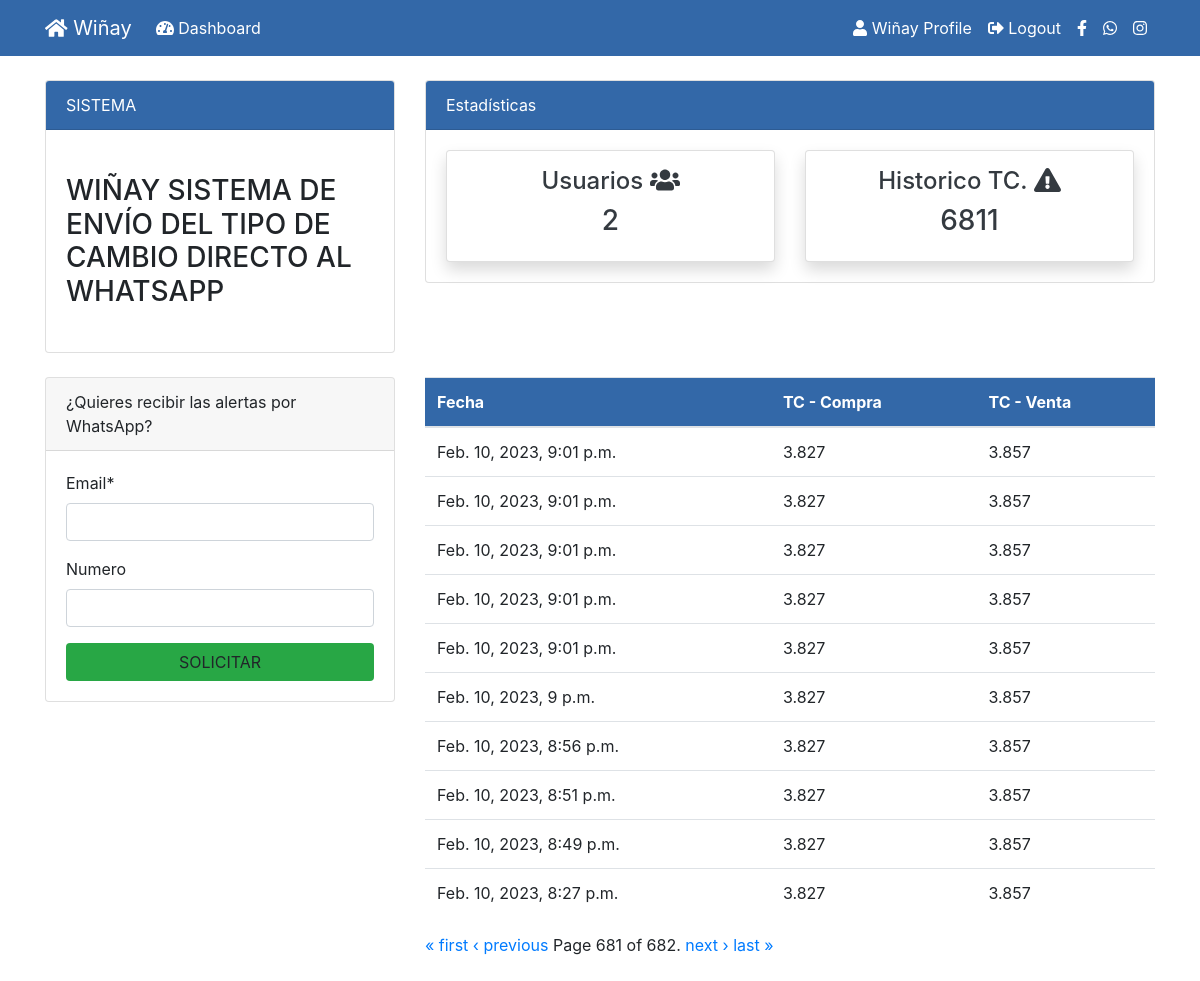
The page /order/?page=681 (signed in) on the database its author committed.
### dashboard/models.py (models this page shows, shortened)
class Order(models.Model):
    tc_compra = models.FloatField(null=True)
    tc_venta = models.FloatField(null=True)
    number = models.CharField(null=True,max_length=11)
    date = models.DateTimeField(auto_now_add=True)
    class Meta:
        verbose_name_plural = "Order"

### dashboard/views.py (the view, shortened to what this page needs)
# urls.py: path("order/", views.order, name="dashboard-order-paginated"),
@login_required
def order(request):
    orders_list = Order.objects.all().order_by('-date')
    paginator = Paginator(orders_list, 10)  # Show 10 orders per page
    page_number = request.GET.get('page')
    page_obj = paginator.get_page(page_number)
    orders = Order.objects.all().order_by('-date')
    orders_count = orders.count()
    workers_count = User.objects.all().count()
    product_count = Product.objects.all().count()
    form = ContactFormW()
    context = {
        'form': form,
        'orders': orders,
        'page_obj': page_obj,
        'workers_count': workers_count,
        'orders_count': orders_count,
        'product_count': product_count,
    }
    return render(request,"dashboard/order.html", context)

### dashboard/forms.py
class ContactFormW(forms.Form):
    email = forms.EmailField(label='Email')
    numero = forms.IntegerField(label = "Numero",required = False,)
    def __init__(self, *args, **kwargs):
        super().__init__(*args, **kwargs)
        self.helper = FormHelper()
        self.helper.form_method = 'post'
        self.helper.add_input(Submit('submit', 'Enviar'))

### templates/dashboard/order.html (shortened to what this page needs)
{% extends "partials/base.html" %}
{% load crispy_forms_tags %}
{% block content %}
{% include "partials/topnav.html" %}
<div class="container">
    <div class="row my-4">
        <div class="col-md-4">
            <div class="card">
                <div class="card-header">
                    ¿Quieres recibir las alertas por WhatsApp?
                </div>
                <div class="card-body">
                    <form method="POST">
                        {{ form|crispy }}
                        <input class="btn bg-success btn-block" type="submit" value="SOLICITAR">
                    </form>
                </div>
            </div>
        </div>
        <div class="col-md-8">
            <table class="table bg-white">
                <thead class="bg-info">
                    <tr class="text-white">
                        <th scope="col"> Fecha </th>
                        <th scope="col">TC - Compra</th>
                        <th scope="col">TC - Venta</th>
                    </tr>
                </thead>
                <tbody>
                    {% for order in page_obj %}
                        <tr>
                            <td>{{ order.date }}</td>
                            <td>{{ order.tc_compra }}</td>
                            <td>{{ order.tc_venta }}</td>
                        </tr>
                    {% endfor %}
                </tbody>
            </table>
            <div class="pagination">
                <span class="step-links">
                    {% if page_obj.has_previous %}
                        <a href="?page=1">&laquo; first</a>
                        <a href="?page={{ page_obj.previous_page_number }}">&lsaquo; previous</a>
                    {% endif %}
                    <span class="current-page">
                        Page {{ page_obj.number }} of {{ page_obj.paginator.num_pages }}.
                    </span>
                    {% if page_obj.has_next %}
                        <a href="?page={{ page_obj.next_page_number }}">next &rsaquo;</a>
                        <a href="?page={{ page_obj.paginator.num_pages }}">last &raquo;</a>
                    {% endif %}
                </span>
            </div>
        </div>
    </div>
</div>
{% endblock %}

### templates/partials/nav.html (shortened to what this page needs)
<nav class="navbar navbar-expand-lg navbar-info bg-info">
    {% if user.is_authenticated %}
    <div class="container">
        <a class="navbar-brand text-white" href={% url "dashboard-index" %}>
            <i class="fas fa-home"></i> Wiñay
        <div class="collapse navbar-collapse" id="navbarSupportedContent">
            <ul class="navbar-nav mr-auto">
                <li class="nav-item active">
                    <a class="nav-link text-white" href="{% url 'dashboard-index' %}">
                        <i class="fas fa-tachometer-alt"></i> Dashboard <span class="sr-only">(current)</span>
                    </a>
                </li>
            </ul>
            <ul class="navbar-nav ml-auto">
                <li class="nav-item active">
                    <a class="nav-link text-white" href="{% url 'user-profile' %}">
                        <i class="fas fa-user"></i> {{ user.username }} Profile <span class="sr-only">(current)</span>
                    </a>
                </li>
                <li class="nav-item">
                    <a class="nav-link text-white" href="{% url 'user-logout' %}">
                        <i class="fas fa-sign-out-alt"></i> Logout
                    </a>
                </li>
                <li class="nav-item">
                    <a class="nav-link text-white" href="https://www.facebook.com/profile.php?id=100089303816717">
                        <i class="fab fa-facebook-f"></i>
                    </a>
                </li>
                <li class="nav-item">
                    <a class="nav-link text-white" href="#">
                        <i class="fab fa-whatsapp"></i>
                    </a>
                </li>
                <li class="nav-item">
                    <a class="nav-link text-white" href="https://www.instagram.com/winay.system7/">
                        <i class="fab fa-instagram"></i>
                    </a>
                </li>
            </ul>
            {% endif %}
        </div>
    </div>
</nav>

### static/style.css (style rules this page uses)
body { background-color: rgb(255, 255, 255); }
.bg-info { background-color: #3368a8 !important; }

### rows shown on the page
Order: date "Feb. 10, 2023, 9:01 p.m.", tc_compra "3.827", tc_venta "3.857"
Order: date "Feb. 10, 2023, 9:01 p.m.", tc_compra "3.827", tc_venta "3.857"
Order: date "Feb. 10, 2023, 9:01 p.m.", tc_compra "3.827", tc_venta "3.857"
Order: date "Feb. 10, 2023, 9:01 p.m.", tc_compra "3.827", tc_venta "3.857"
Order: date "Feb. 10, 2023, 9:01 p.m.", tc_compra "3.827", tc_venta "3.857"
Order: date "Feb. 10, 2023, 9 p.m.", tc_compra "3.827", tc_venta "3.857"
Order: date "Feb. 10, 2023, 8:56 p.m.", tc_compra "3.827", tc_venta "3.857"
Order: date "Feb. 10, 2023, 8:51 p.m.", tc_compra "3.827", tc_venta "3.857"
Order: date "Feb. 10, 2023, 8:49 p.m.", tc_compra "3.827", tc_venta "3.857"
Order: date "Feb. 10, 2023, 8:27 p.m.", tc_compra "3.827", tc_venta "3.857"

### other values the page prints
{{ user.username }} "Wiñay"
{{ workers_count }} "2"
{{ orders_count }} "6811"
{{ page_obj.number }} "681"
{{ page_obj.paginator.num_pages }} "682"
